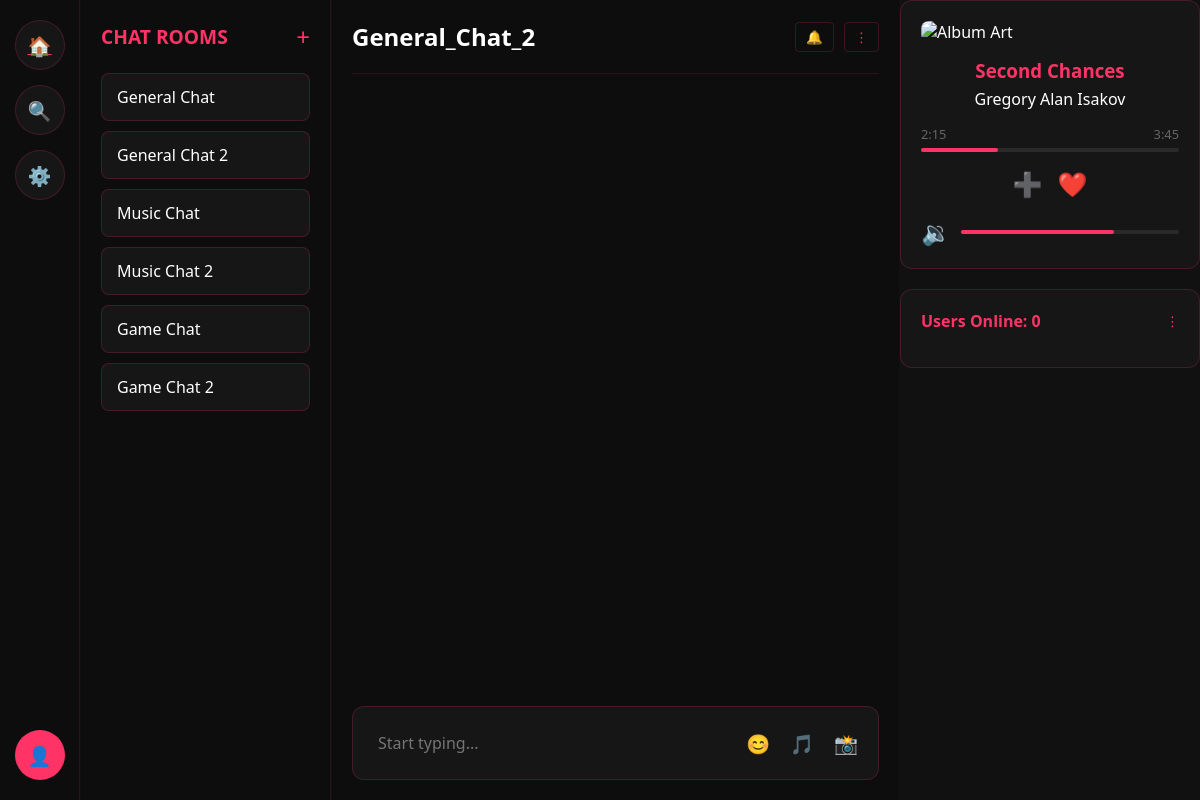
The page /home/chat/General_Chat_2/ (signed in) on the database as committed earlier.
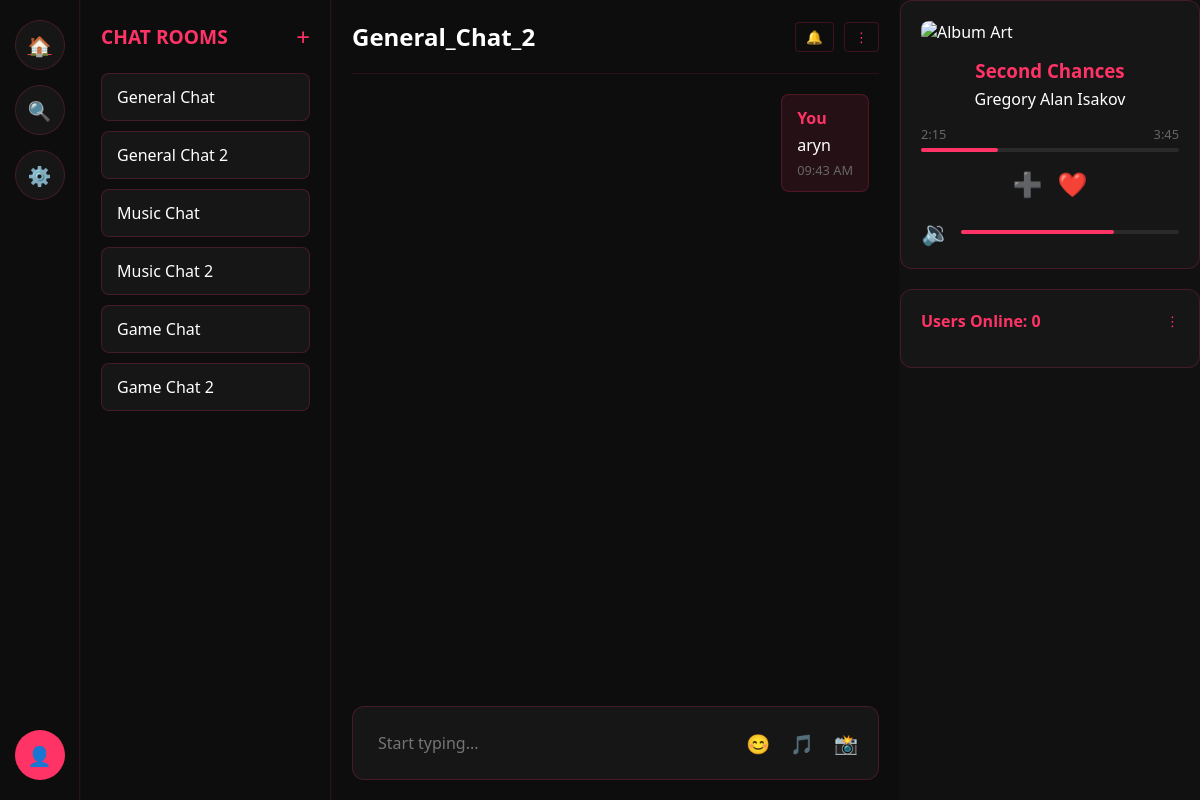
The same page on the database as committed later.
### Chat/models.py (models this page shows, shortened)
class ChatRoomMessages(models.Model):
    room = models.ForeignKey(ChatRoom, related_name="chat_messages", on_delete=models.CASCADE)
    sender = models.ForeignKey(settings.AUTH_USER_MODEL, on_delete=models.CASCADE)
    message = models.CharField(max_length=250)
    created = models.DateTimeField(default=datetime.datetime.now())
    class Meta:
        ordering = ['-created']

### Chat/views.py (the view)
# urls.py: path('home/chat/<str:chatroom>/', chatView, name='chatViewLogic'),
@login_required
def chatView(request, chatroom):
    chat_room = get_object_or_404(ChatRoom, room_name=chatroom)
    chat_messages = chat_room.chat_messages.all().order_by('created')[:50]
    context = {
        'chat_room': chat_room,
        'chat_messages': chat_messages,
    }
    return render(request, 'chat/chat.html', context)

### Chat/templates/chat/chat.html (shortened to what the changed rows need)
<!DOCTYPE html>
<html lang="en">
<head>
    <link href="https://cdnjs.cloudflare.com/ajax/libs/font-awesome/6.0.0/css/all.min.css" rel="stylesheet">
</head>
<body>
    <div class="container">
        <div class="chat-rooms">
            <div class="chat-rooms-header">
                <h2>Chat Rooms</h2>
            </div>
        </div>
        <div class="chat-section">
            <div class="chat-header">
                <h2>{{chat_room.room_name}}</h2>
            </div>
            <div class="chat-messages">
                {% for message in chat_messages %}
                {% if message.sender.username != request.user.username%}
                <div class="message">
                    <div class="user">{{ message.sender.username }}</div>
                    {{ message.message }}
                    <div class="timestamp">{{ message.created|date:"h:i A" }}</div>
                </div>
                {% else %}
                <div class="message sent">
                    <div class="user">You</div>
                    {{ message.message }}
                    <div class="timestamp">{{ message.created|date:"h:i A" }}</div>
                </div>
                {% endif %}
                {% endfor %}
            </div>
        </div>
    </div>
</body>
</html>

Rows that differ between the two databases and show on the page:
added ChatRoomMessages: message "aryn", created "09:43 AM"
